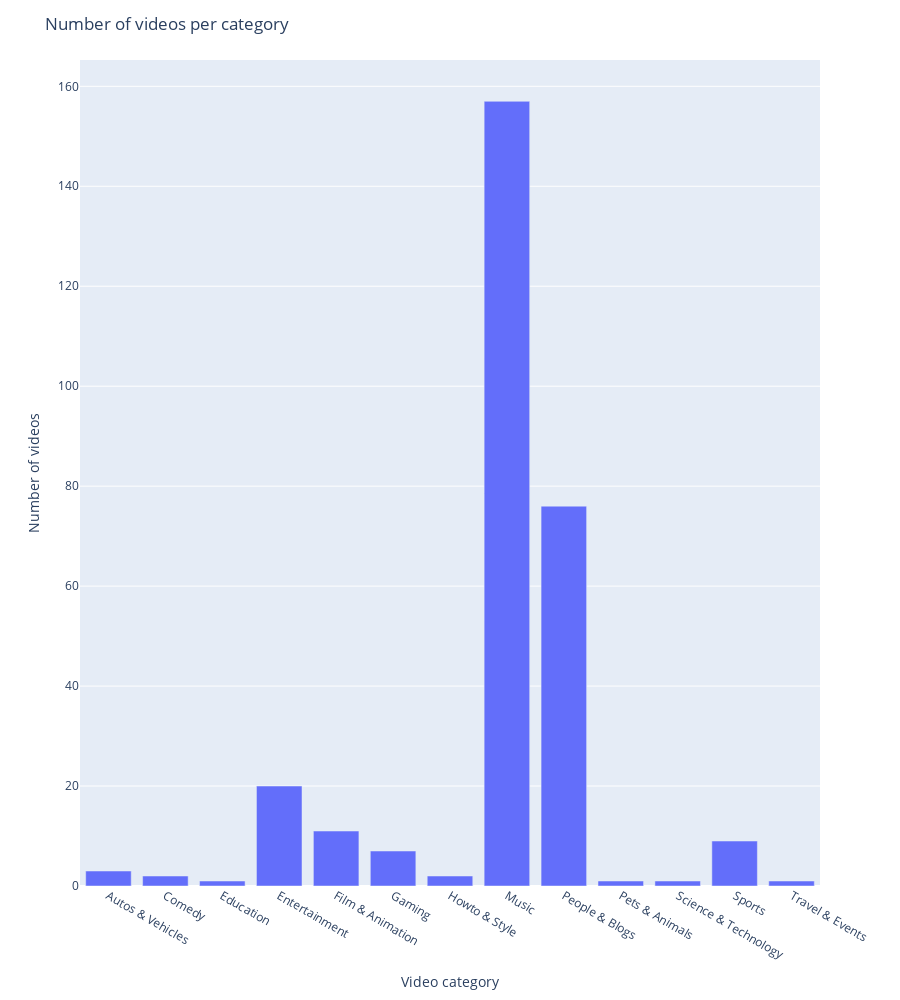

The notebook cell this image was saved under:
### Code cell
fig = px.bar(df4, x = df4["Category"], y = df4["Video"], width= 900, height= 1000)
fig.update_layout(xaxis_title="Video category", yaxis_title="Number of videos", title= "Number of videos per category")
fig.show()

### Figure 1 — Plotly figure (JSON) as saved in the notebook; plotly's stock layout.template omitted (floating-point values rounded to 4 significant figures)
{"data": [{"alignmentgroup": "True", "hovertemplate": "Category=%{x}<br>Video=%{y}<extra></extra>", "legendgroup": "", "marker": {"color": "#636efa", "pattern": {"shape": ""}}, "name": "", "offsetgroup": "", "orientation": "v", "showlegend": false, "textposition": "auto", "type": "bar", "x": ["Autos & Vehicles", "Comedy", "Education", "Entertainment", "Film & Animation", "Gaming", "Howto & Style", "Music", "People & Blogs", "Pets & Animals", "Science & Technology", "Sports", "Travel & Events"], "xaxis": "x", "y": [3, 2, 1, 20, 11, 7, 2, 157, 76, 1, 1, 9, 1], "yaxis": "y"}], "layout": {"barmode": "relative", "height": 1000, "legend": {"tracegroupgap": 0}, "margin": {"t": 60}, "title": {"text": "Number of videos per category"}, "width": 900, "xaxis": {"anchor": "y", "autorange": true, "domain": [0, 1], "range": [-0.5, 12.5], "title": {"text": "Video category"}, "type": "category"}, "yaxis": {"anchor": "x", "autorange": true, "domain": [0, 1], "range": [0, 165.3], "title": {"text": "Number of videos"}, "type": "linear"}}}
